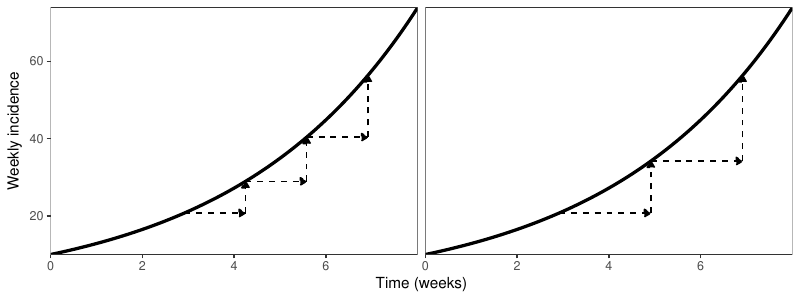

Here is the R script that generated this plot:
library(ggplot2); theme_set(theme_bw())
library(gridExtra)

arrowStep <- function(t, i, astart, adist, asteps, ss){
    pts <- (astart + adist*(0:asteps)/asteps)*ss
    x <- t[pts]
    y <- i[pts]
    xdf <- data.frame(
        x0=x[-length(x)], y0=y[-length(y)],
        x1=x[-1], y1=y[-length(y)],
        type="x"
    )
    
    ydf <- data.frame(
        x0=x[-1], y0=y[-length(y)],
        x1=x[-1], y1=y[-1],
        type="y"
    )
    rbind(xdf, ydf)
}

finTime <- 8
i0 <- 10
C <- 4
t <- (0:(finTime*ss))/ss
i <- i0*exp(t/C)

steps <- 2
mult <- 6
ss <- mult*steps

df <- data.frame(
    t=t,
    incidence=i
)

astart <- 3
adist <- 4

segdf <- (
    lapply(
        c(3, 2)
        , arrowStep
        , astart=3
        , adist=4
        , t=t
        , i=i
        , ss=ss) %>%
    bind_rows(.id="type")
)

gg_step <- ggplot(df) +
    geom_line(aes(t, incidence), lwd=1.1) +
    geom_segment(data=segdf, aes(x0, y0, xend=x1, yend=y1), 
                 arrow = arrow(length = unit(0.03, "npc"), type="closed"), lty=2) +
    scale_x_continuous("Time (weeks)", expand=c(0,0), breaks=c(0, 2, 4, 6)) +
    scale_y_continuous("Weekly incidence", expand=c(0,0)) +
    facet_grid(~type) +
    theme(
        panel.grid=element_blank(),
        strip.background = element_blank(),
        strip.text=element_blank()
    )

ggsave("steps.pdf", gg_step, width=8, height=3)
